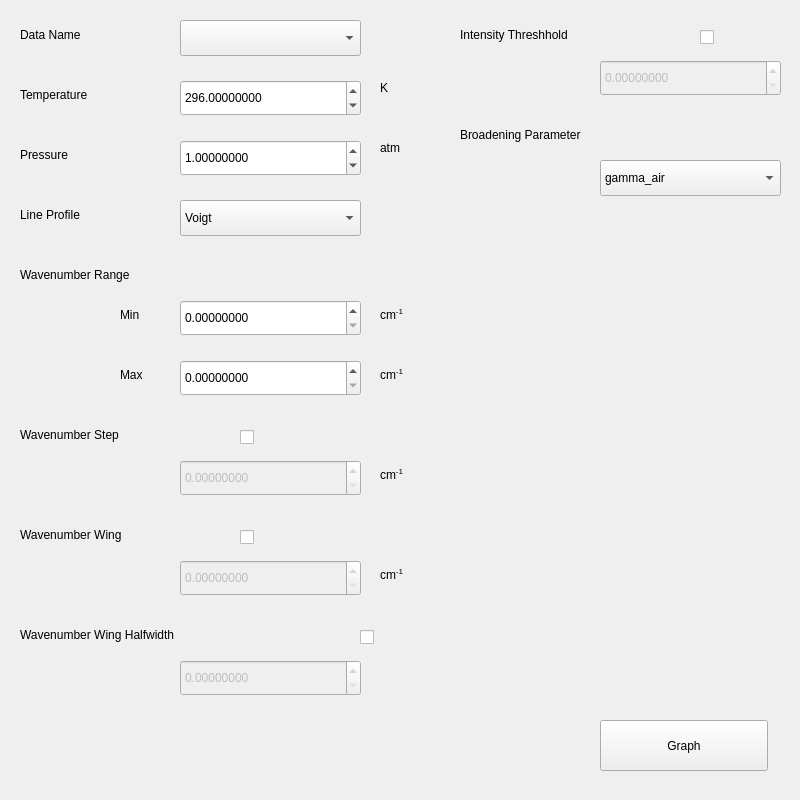
<?xml version="1.0" encoding="UTF-8"?>
<ui version="4.0">
 <class>Form</class>
 <widget class="QWidget" name="Form">
  <property name="geometry">
   <rect>
    <x>0</x>
    <y>0</y>
    <width>800</width>
    <height>800</height>
   </rect>
  </property>
  <property name="windowTitle">
   <string>Absorption Coefficient</string>
  </property>
  <widget class="QPushButton" name="graph_button">
   <property name="geometry">
    <rect>
     <x>600</x>
     <y>720</y>
     <width>168</width>
     <height>51</height>
    </rect>
   </property>
   <property name="text">
    <string>Graph</string>
   </property>
  </widget>
  <widget class="QComboBox" name="data_name">
   <property name="geometry">
    <rect>
     <x>180</x>
     <y>20</y>
     <width>181</width>
     <height>36</height>
    </rect>
   </property>
  </widget>
  <widget class="QLabel" name="label">
   <property name="geometry">
    <rect>
     <x>20</x>
     <y>20</y>
     <width>141</width>
     <height>30</height>
    </rect>
   </property>
   <property name="text">
    <string>Data Name</string>
   </property>
  </widget>
  <widget class="QLabel" name="label_2">
   <property name="geometry">
    <rect>
     <x>20</x>
     <y>80</y>
     <width>161</width>
     <height>30</height>
    </rect>
   </property>
   <property name="text">
    <string>Temperature</string>
   </property>
  </widget>
  <widget class="QDoubleSpinBox" name="temperature">
   <property name="geometry">
    <rect>
     <x>180</x>
     <y>80</y>
     <width>181</width>
     <height>36</height>
    </rect>
   </property>
   <property name="decimals">
    <number>8</number>
   </property>
   <property name="maximum">
    <double>10000000.000000000000000</double>
   </property>
   <property name="value">
    <double>296.000000000000000</double>
   </property>
  </widget>
  <widget class="QLabel" name="label_3">
   <property name="geometry">
    <rect>
     <x>20</x>
     <y>200</y>
     <width>141</width>
     <height>30</height>
    </rect>
   </property>
   <property name="text">
    <string>Line Profile</string>
   </property>
  </widget>
  <widget class="QComboBox" name="graph_type">
   <property name="geometry">
    <rect>
     <x>180</x>
     <y>200</y>
     <width>181</width>
     <height>36</height>
    </rect>
   </property>
   <item>
    <property name="text">
     <string>Voigt</string>
    </property>
   </item>
   <item>
    <property name="text">
     <string>Lorentz</string>
    </property>
   </item>
   <item>
    <property name="text">
     <string>Gauss</string>
    </property>
   </item>
   <item>
    <property name="text">
     <string>SD Voigt</string>
    </property>
   </item>
   <item>
    <property name="text">
     <string>Galatry</string>
    </property>
   </item>
   <item>
    <property name="text">
     <string>HT</string>
    </property>
   </item>
  </widget>
  <widget class="QLabel" name="label_4">
   <property name="geometry">
    <rect>
     <x>20</x>
     <y>260</y>
     <width>241</width>
     <height>30</height>
    </rect>
   </property>
   <property name="text">
    <string>Wavenumber Range</string>
   </property>
  </widget>
  <widget class="QDoubleSpinBox" name="wn_min">
   <property name="geometry">
    <rect>
     <x>180</x>
     <y>300</y>
     <width>181</width>
     <height>36</height>
    </rect>
   </property>
   <property name="decimals">
    <number>8</number>
   </property>
   <property name="maximum">
    <double>1000000000.000000000000000</double>
   </property>
  </widget>
  <widget class="QDoubleSpinBox" name="wn_max">
   <property name="geometry">
    <rect>
     <x>180</x>
     <y>360</y>
     <width>181</width>
     <height>36</height>
    </rect>
   </property>
   <property name="decimals">
    <number>8</number>
   </property>
   <property name="maximum">
    <double>1000000000.000000000000000</double>
   </property>
  </widget>
  <widget class="QLabel" name="label_5">
   <property name="geometry">
    <rect>
     <x>120</x>
     <y>300</y>
     <width>61</width>
     <height>30</height>
    </rect>
   </property>
   <property name="text">
    <string>Min</string>
   </property>
  </widget>
  <widget class="QLabel" name="label_6">
   <property name="geometry">
    <rect>
     <x>120</x>
     <y>360</y>
     <width>61</width>
     <height>30</height>
    </rect>
   </property>
   <property name="text">
    <string>Max</string>
   </property>
  </widget>
  <widget class="QLabel" name="label_7">
   <property name="geometry">
    <rect>
     <x>20</x>
     <y>420</y>
     <width>221</width>
     <height>30</height>
    </rect>
   </property>
   <property name="text">
    <string>Wavenumber Step</string>
   </property>
  </widget>
  <widget class="QDoubleSpinBox" name="wn_step">
   <property name="enabled">
    <bool>false</bool>
   </property>
   <property name="geometry">
    <rect>
     <x>180</x>
     <y>460</y>
     <width>181</width>
     <height>36</height>
    </rect>
   </property>
   <property name="decimals">
    <number>8</number>
   </property>
   <property name="maximum">
    <double>1000000000.000000000000000</double>
   </property>
  </widget>
  <widget class="QLabel" name="label_8">
   <property name="geometry">
    <rect>
     <x>380</x>
     <y>300</y>
     <width>61</width>
     <height>30</height>
    </rect>
   </property>
   <property name="text">
    <string>&lt;html&gt;&lt;head/&gt;&lt;body&gt;&lt;p&gt;cm&lt;sup&gt;-1&lt;/sup&gt;&lt;/p&gt;&lt;/body&gt;&lt;/html&gt;</string>
   </property>
  </widget>
  <widget class="QLabel" name="label_9">
   <property name="geometry">
    <rect>
     <x>380</x>
     <y>360</y>
     <width>61</width>
     <height>30</height>
    </rect>
   </property>
   <property name="text">
    <string>&lt;html&gt;&lt;head/&gt;&lt;body&gt;&lt;p&gt;cm&lt;sup&gt;-1&lt;/sup&gt;&lt;/p&gt;&lt;/body&gt;&lt;/html&gt;</string>
   </property>
  </widget>
  <widget class="QLabel" name="label_10">
   <property name="geometry">
    <rect>
     <x>380</x>
     <y>460</y>
     <width>61</width>
     <height>30</height>
    </rect>
   </property>
   <property name="text">
    <string>&lt;html&gt;&lt;head/&gt;&lt;body&gt;&lt;p&gt;cm&lt;sup&gt;-1&lt;/sup&gt;&lt;/p&gt;&lt;/body&gt;&lt;/html&gt;</string>
   </property>
  </widget>
  <widget class="QLabel" name="label_11">
   <property name="geometry">
    <rect>
     <x>20</x>
     <y>140</y>
     <width>103</width>
     <height>30</height>
    </rect>
   </property>
   <property name="text">
    <string>Pressure</string>
   </property>
  </widget>
  <widget class="QDoubleSpinBox" name="pressure">
   <property name="geometry">
    <rect>
     <x>180</x>
     <y>140</y>
     <width>181</width>
     <height>36</height>
    </rect>
   </property>
   <property name="decimals">
    <number>8</number>
   </property>
   <property name="maximum">
    <double>1000000000.000000000000000</double>
   </property>
   <property name="value">
    <double>1.000000000000000</double>
   </property>
  </widget>
  <widget class="QLabel" name="label_12">
   <property name="geometry">
    <rect>
     <x>20</x>
     <y>520</y>
     <width>221</width>
     <height>30</height>
    </rect>
   </property>
   <property name="text">
    <string>Wavenumber Wing</string>
   </property>
  </widget>
  <widget class="QDoubleSpinBox" name="wn_wing">
   <property name="enabled">
    <bool>false</bool>
   </property>
   <property name="geometry">
    <rect>
     <x>180</x>
     <y>560</y>
     <width>181</width>
     <height>36</height>
    </rect>
   </property>
   <property name="decimals">
    <number>8</number>
   </property>
   <property name="maximum">
    <double>1000000000.000000000000000</double>
   </property>
  </widget>
  <widget class="QLabel" name="label_13">
   <property name="geometry">
    <rect>
     <x>380</x>
     <y>560</y>
     <width>61</width>
     <height>30</height>
    </rect>
   </property>
   <property name="text">
    <string>&lt;html&gt;&lt;head/&gt;&lt;body&gt;&lt;p&gt;cm&lt;sup&gt;-1&lt;/sup&gt;&lt;/p&gt;&lt;/body&gt;&lt;/html&gt;</string>
   </property>
  </widget>
  <widget class="QLabel" name="label_14">
   <property name="geometry">
    <rect>
     <x>380</x>
     <y>80</y>
     <width>21</width>
     <height>30</height>
    </rect>
   </property>
   <property name="text">
    <string>K
</string>
   </property>
  </widget>
  <widget class="QLabel" name="label_15">
   <property name="geometry">
    <rect>
     <x>380</x>
     <y>140</y>
     <width>61</width>
     <height>30</height>
    </rect>
   </property>
   <property name="text">
    <string>atm
</string>
   </property>
  </widget>
  <widget class="QLabel" name="label_16">
   <property name="geometry">
    <rect>
     <x>20</x>
     <y>620</y>
     <width>361</width>
     <height>30</height>
    </rect>
   </property>
   <property name="text">
    <string>Wavenumber Wing Halfwidth</string>
   </property>
  </widget>
  <widget class="QDoubleSpinBox" name="wn_wing_hw">
   <property name="enabled">
    <bool>false</bool>
   </property>
   <property name="geometry">
    <rect>
     <x>180</x>
     <y>660</y>
     <width>181</width>
     <height>36</height>
    </rect>
   </property>
   <property name="decimals">
    <number>8</number>
   </property>
   <property name="maximum">
    <double>1000000000.000000000000000</double>
   </property>
  </widget>
  <widget class="QLabel" name="label_17">
   <property name="geometry">
    <rect>
     <x>460</x>
     <y>20</y>
     <width>241</width>
     <height>30</height>
    </rect>
   </property>
   <property name="text">
    <string>Intensity Threshhold</string>
   </property>
  </widget>
  <widget class="QDoubleSpinBox" name="intensity_threshhold">
   <property name="enabled">
    <bool>false</bool>
   </property>
   <property name="geometry">
    <rect>
     <x>600</x>
     <y>60</y>
     <width>181</width>
     <height>36</height>
    </rect>
   </property>
   <property name="decimals">
    <number>8</number>
   </property>
   <property name="maximum">
    <double>1000000000.000000000000000</double>
   </property>
  </widget>
  <widget class="QLabel" name="label_18">
   <property name="geometry">
    <rect>
     <x>460</x>
     <y>120</y>
     <width>261</width>
     <height>30</height>
    </rect>
   </property>
   <property name="text">
    <string>Broadening Parameter</string>
   </property>
  </widget>
  <widget class="QComboBox" name="broadening_parameter">
   <property name="geometry">
    <rect>
     <x>600</x>
     <y>160</y>
     <width>181</width>
     <height>36</height>
    </rect>
   </property>
   <item>
    <property name="text">
     <string>gamma_air</string>
    </property>
   </item>
   <item>
    <property name="text">
     <string>gamma_self</string>
    </property>
   </item>
  </widget>
  <widget class="QCheckBox" name="wn_step_enabled">
   <property name="geometry">
    <rect>
     <x>240</x>
     <y>420</y>
     <width>41</width>
     <height>34</height>
    </rect>
   </property>
   <property name="text">
    <string/>
   </property>
  </widget>
  <widget class="QCheckBox" name="wn_wing_enabled">
   <property name="geometry">
    <rect>
     <x>240</x>
     <y>520</y>
     <width>41</width>
     <height>34</height>
    </rect>
   </property>
   <property name="text">
    <string/>
   </property>
  </widget>
  <widget class="QCheckBox" name="wn_wing_hw_enabled">
   <property name="geometry">
    <rect>
     <x>360</x>
     <y>620</y>
     <width>41</width>
     <height>34</height>
    </rect>
   </property>
   <property name="text">
    <string/>
   </property>
  </widget>
  <widget class="QCheckBox" name="intensity_threshhold_enabled">
   <property name="geometry">
    <rect>
     <x>700</x>
     <y>20</y>
     <width>41</width>
     <height>34</height>
    </rect>
   </property>
   <property name="text">
    <string/>
   </property>
  </widget>
 </widget>
 <resources/>
 <connections/>
</ui>
